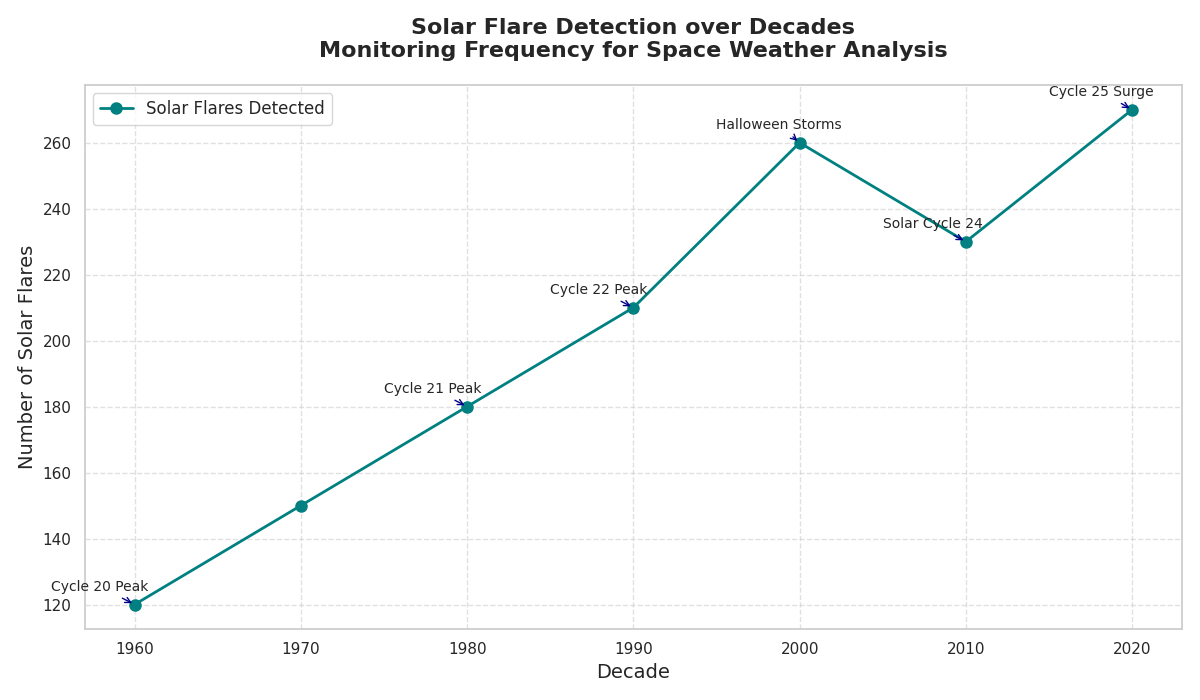

Write Python code to recreate this figure.
import matplotlib.pyplot as plt
import numpy as np

# Decades from the 1960s to the 2020s
decades = np.array([1960, 1970, 1980, 1990, 2000, 2010, 2020])

# Hypothetical number of solar flares detected each decade
solar_flares = np.array([120, 150, 180, 210, 260, 230, 270])

# Set up the plot
plt.figure(figsize=(12, 7))

# Plot the line chart with a new color
plt.plot(decades, solar_flares, color='teal', marker='o', linestyle='-', linewidth=2, markersize=8, label='Solar Flares Detected')

# Title and labels
plt.title('Solar Flare Detection over Decades\nMonitoring Frequency for Space Weather Analysis', fontsize=16, fontweight='bold', pad=20)
plt.xlabel('Decade', fontsize=14)
plt.ylabel('Number of Solar Flares', fontsize=14)

# Annotate significant events in solar activity
annotations = [
    ("Cycle 20 Peak", 1960, 120),
    ("Cycle 21 Peak", 1980, 180),
    ("Cycle 22 Peak", 1990, 210),
    ("Halloween Storms", 2000, 260),
    ("Solar Cycle 24", 2010, 230),
    ("Cycle 25 Surge", 2020, 270)
]
for text, x, y in annotations:
    plt.annotate(text, xy=(x, y), xytext=(-60, 10),
                 textcoords='offset points', arrowprops=dict(arrowstyle="->", color='darkblue'), fontsize=10)

# Customize the grid
plt.grid(True, linestyle='--', alpha=0.6)

# Add a legend
plt.legend(loc='upper left', fontsize=12, frameon=True)

# Adjust layout to avoid clipping
plt.tight_layout()

# Display the chart
plt.show()
